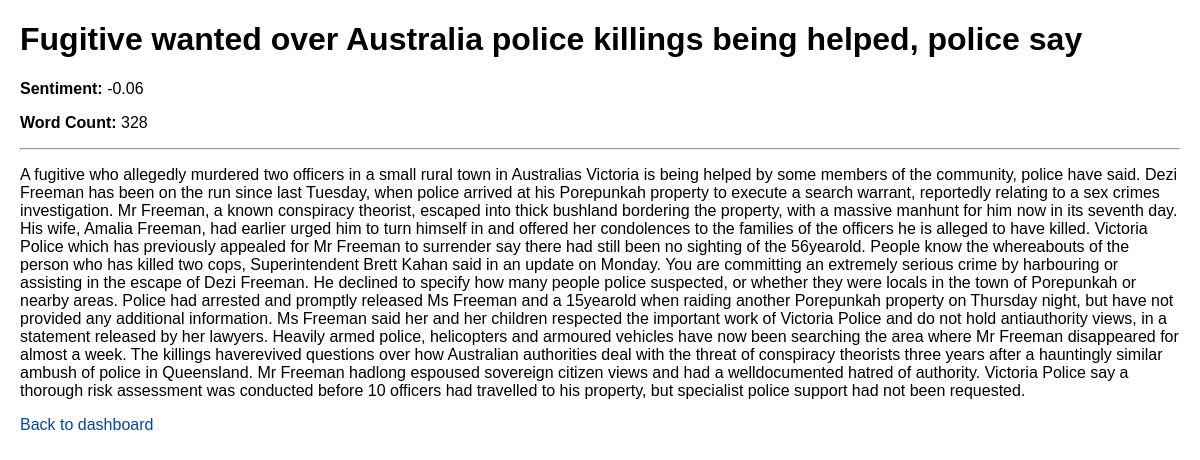
The app's page /article/1 with its own data.
### tables this page shows
CREATE TABLE "articles" (
"title" TEXT,
  "link" TEXT,
  "content" TEXT,
  "clean_content" TEXT,
  "sentiment" REAL,
  "word_count" INTEGER
);

### dashboard/app.py (the view)
@app.route("/article/<int:article_id>")
def article(article_id):
    df = get_articles()
    if article_id >= len(df):
        return "Article not found", 404
    art = df.iloc[article_id].to_dict()
    return render_template("article.html", article=art)

### dashboard/app.py (called while the page is built)
def get_articles():
    conn = sqlite3.connect(DB_PATH)
    df = pd.read_sql("SELECT * FROM articles", conn)
    conn.close()
    return df

### dashboard/templates/article.html (shortened to what this page needs)
<!DOCTYPE html>
<html>
<head>
    <link rel="stylesheet" href="{{ url_for('static', filename='style.css') }}">
</head>
<body>
    <h1>{{ article.title }}</h1>
    <p><strong>Sentiment:</strong> {{ "%.2f"|format(article.sentiment) }}</p>
    <p><strong>Word Count:</strong> {{ article.word_count }}</p>
    <hr>
    <p>{{ article.clean_content }}</p>
    <a href="{{ url_for('index') }}">Back to dashboard</a>
</body>
</html>

### dashboard/static/style.css (style rules this page uses)
body { font-family: Arial, sans-serif; margin: 20px; }
a { color: #0645AD; text-decoration: none; }

### records on screen
articles: title "Fugitive wanted over Australia police killings being helped, police say", sentiment "-0.06", word_count "328", clean_content "A fugitive who allegedly murdered two officers in a small rural town in Australias Victoria is being helped by some members of the community, police have said. Dezi Freeman has been on the run since last Tuesday, when police arrived at his Porepunkah property to execute a search warrant, reportedly relating to a sex crimes investigation. Mr Freeman, a known conspiracy theorist, escaped into thick bushland bordering the property, with a massive manhunt for him now in its seventh day. His wife, Amalia Freeman, had earlier urged him to turn himself in and offered her condolences to the families of the officers he is alleged to have killed. Victoria Police which has previously appealed for Mr…"
